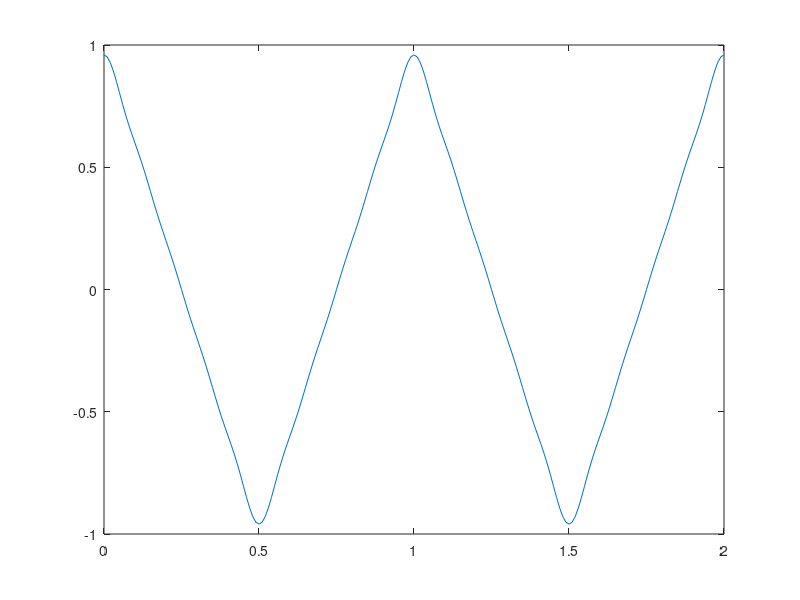

Source code (MATLAB):
t = linspace(0,2,201);
y = 0;
f_0 = 1;
for k = -9:2:9
   a_k = 4/(pi*k)^2;
   y = y + a_k*exp(1j*2*pi*f_0*k*t);
   %y = y + a_k*2*cos(2*pi*f_0*k*t);
end

plot(t,y);